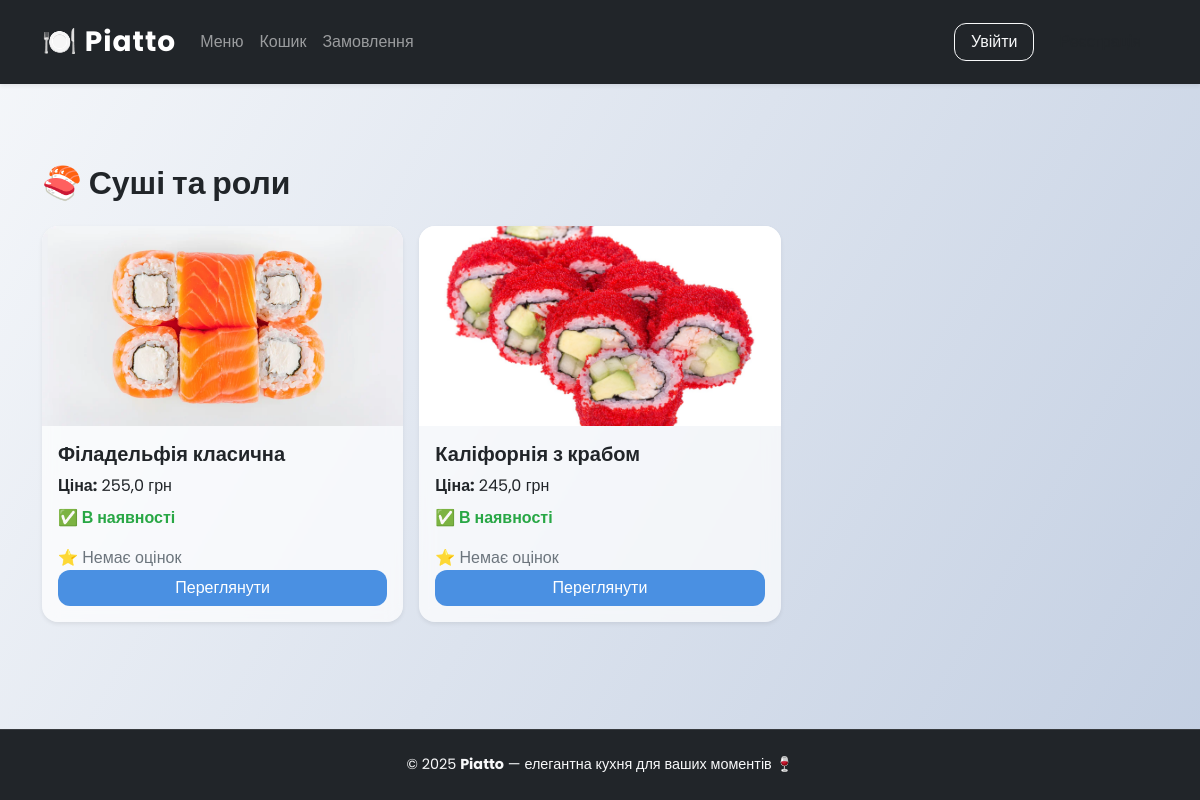
The app's page /menu/category/5/ with its own data.
### menu/models.py (models this page shows, shortened)
class Category(models.Model):
    name = models.CharField(max_length=150, unique=True)

class Dish(models.Model):
    name = models.CharField(max_length=150)
    category = models.ForeignKey(Category, on_delete=models.CASCADE, related_name="dishes")
    description = models.TextField()
    ingredients = models.TextField()
    image = models.ImageField(upload_to="dishes/", blank=True, null=True)
    price = models.FloatField(default=100.00)
    available = models.BooleanField(default=True)

### menu/views.py (the view)
# urls.py: path("category/<int:id>/", views.category_detail, name="category_detail"),
def category_detail(request, id):
    category = get_object_or_404(Category, id=id)
    dishes = Dish.objects.filter(category=category).annotate(
        avg_rating=Avg('reviews__rating'),
        review_count=Count('reviews')
    )
    return render(request, 'menu/category_detail.html', {'category': category, 'dishes': dishes})

### templates/menu/category_detail.html (shortened to what this page needs)
{% extends 'base.html' %}
{% block content %}
<div class="container my-5">
  <h2 class="mb-4">{{ category.name }}</h2>
  {% if dishes %}
  <div class="row g-3">
    {% for dish in dishes %}
    <div class="col-12 col-md-6 col-lg-4">
      <div class="card shadow-sm h-100 hover-scale border-0">
        {% if dish.image %}
          <img src="{{ dish.image.url }}" class="card-img-top"
               alt="{{ dish.name }}"
               style="height:200px; object-fit:cover; border-top-left-radius: 0.75rem; border-top-right-radius: 0.75rem;">
        {% endif %}
        <div class="card-body d-flex flex-column">
          <h5 class="card-title">{{ dish.name }}</h5>
          <p class="mb-2"><b>Ціна:</b> {{ dish.price }} грн</p>
          {% if dish.available %}
            <p class="text-success fw-semibold">✅ В наявності</p>
          {% else %}
            <p class="text-danger fw-semibold">❌ Немає в наявності</p>
          {% endif %}
          {% if dish.avg_rating %}
            <span class="text-warning">⭐ {{ dish.avg_rating|floatformat:1 }} ({{ dish.review_count }})</span>
          {% else %}
            <span class="text-muted">⭐ Немає оцінок</span>
          {% endif %}
          <a href="{% url 'menu:dish_detail' dish.id %}" class="btn btn-primary mt-auto">Переглянути</a>
        </div>
      </div>
    </div>
    {% endfor %}
  </div>
  {% else %}
    <p>Немає страв у цій категорії.</p>
  {% endif %}
</div>
{% endblock %}

### static/css/style.css (style rules this page uses)
body { font-family: 'Poppins', sans-serif; background: linear-gradient(120deg, #f5f7fa, #c3cfe2); color: #333; min-height: 100vh; display: flex; flex-direction: column; }
.card { background: rgba(255, 255, 255, 0.7); backdrop-filter: blur(8px); border-radius: 1rem; box-shadow: 0 4px 15px rgba(0, 0, 0, 0.1); transition: 0.3s ease; overflow: hidden; }
.card-title { font-weight: 600; color: #212529; }
.card-img-top, .img-frame img { border-radius: 0.75rem 0.75rem 0 0; object-fit: cover; width: 100%; }
.btn { border-radius: 0.75rem; transition: all 0.2s ease; }
.btn-primary { background-color: #4a90e2; border: none; }
.section-title, h2, h1 { font-weight: 700; color: #212529; margin-bottom: 1rem; }
.hover-scale, .hover-scale-category, .hover-scale-card { transition: all 0.3s ease; }
.text-success { color: #28a745 !important; }
.text-muted { color: #6c757d !important; }
.container, .card, .table, .form-control { animation: fadeInUp 0.4s ease; }

### records on screen
Category: name "🍣 Суші та роли"
Dish: image (picture), name "Філадельфія класична", price "255,0", available "✅ В наявності", shows "⭐ Немає оцінок"
Dish: image (picture), name "Каліфорнія з крабом", price "245,0", available "✅ В наявності", shows "⭐ Немає оцінок"
